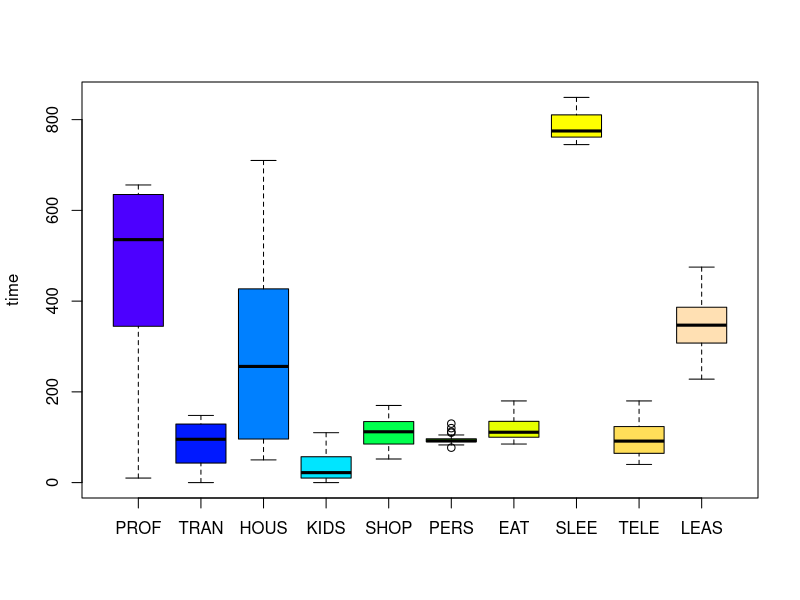

This chart was generated by the following R code:
### Quantlet2: Exploratory data analysis

#In order to let the quantlet work independently of other quantlets, upload the data
time <- matrix(c(610,140,60,10,120,95,115,760,175,315,475,90,250,30,140,120,100,775,115,305,10,0,495,110,170,110,130,785,160,430,615,140,65,10,115,90,115,765,180,305,179,29,421,87,161,112,119,776,143,373,585,115,50,0,150,105,100,760,150,385,482,94,196,18,141,130,96,775,132,336,653,100,95,7,57,85,150,808,115,330,511,70,307,30,80,95,142,816,87,262,20,7,568,87,112,90,180,843,125,368,656,97,97,10,52,85,152,808,122,321,168,22,528,69,102,83,174,824,119,311,643,105,72,0,62,77,140,813,100,388,429,34,262,14,92,97,147,849,84,392,650,140,120,15,85,90,105,760,70,365,560,105,375,45,90,90,95,745,60,235,10,10,710,55,145,85,130,815,60,380,650,145,112,15,85,90,105,760,80,358,260,52,576,59,116,85,117,775,65,295,615,125,95,0,115,90,85,760,40,475,433,89,318,23,112,96,102,774,45,408,650,142,122,22,76,94,100,764,96,334,578,106,338,42,106,94,92,752,64,228,24,8,594,72,158,92,128,840,86,398,652,133,134,22,68,94,102,763,122,310,436,79,433,60,119,90,107,772,73,231,627,148,68,0,88,92,86,770,58,463,434,86,297,21,129,102,94,799,58,380),ncol=10,byrow=TRUE)

#Define columns names
colnames(time)=c('PROF','TRAN','HOUS','KIDS','SHOP','PERS','EAT','SLEE','TELE','LEAS')

#save as dataframe
time=as.data.frame(time)

#descriptive statistics
summary(time)

#visualize the overall dataset, compare time distributions per each occupation 
boxplot(time, col=topo.colors(10), ylab="time")

#make a histogram using `ggplot2`package
#pdf(file="histPROF.pdf")
#par(mfrow=c(1,1))
#install.packages('ggplot2')
#library('ggplot2')
#ggplot(data=time, aes(time$PROF)) + geom_histogram(aes(y=density),breaks=seq (0,700, by=20), col="black", fill="blue", alpha=.2) + geom_density(col=2) + labs(title="Professional Activity") + labs(x="Hours", y="Count")
#dev.off()

#Plot densities (separated)
#par(mfrow=c(3,3), mar=c(2,1,1,1))
#dfplot=function(data.frame){df=data.frame 
#ln=length(names(data.frame))
#for(i in 1:ln){plot(density(df[ ,i], main=names(df)[i], main=colnames(df)[i]))}}
#dfplot(time)
